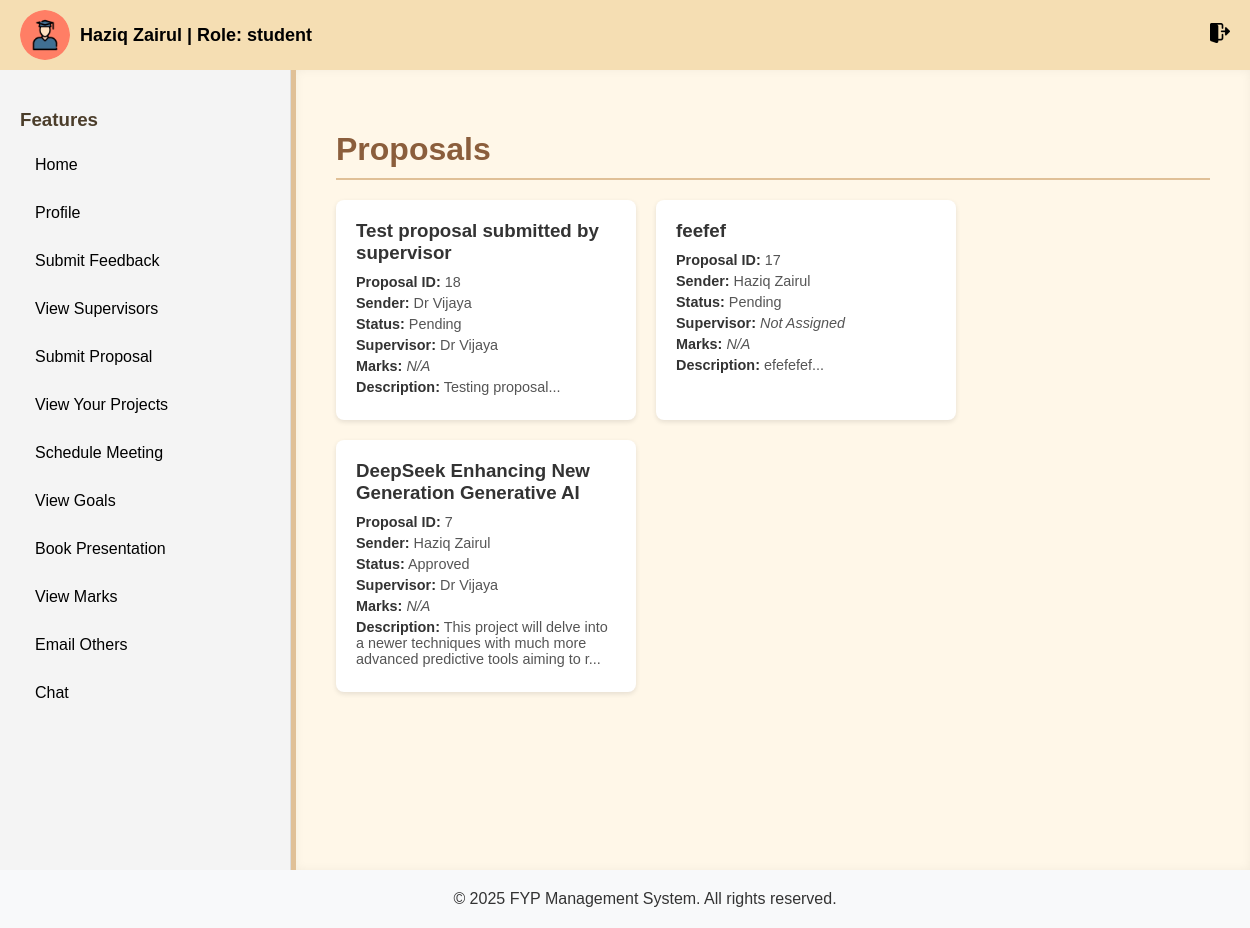
Page /moderator/view_proposals.php (signed in) on the committed database.
### tables this page shows
CREATE TABLE `proposal` (
  `proposal_id` int(11) NOT NULL,
  `sender_id` int(11) DEFAULT NULL,
  `title` varchar(255) NOT NULL,
  `description` text NOT NULL,
  `status` enum('pending','approved','rejected','assigned') NOT NULL,
  `created_at` timestamp NOT NULL DEFAULT current_timestamp(),
  `updated_at` timestamp NOT NULL DEFAULT current_timestamp() ON UPDATE current_timestamp(),
  `assigned_sv` int(11) DEFAULT 0,
  `marks` int(3) DEFAULT NULL
);

CREATE TABLE `users` (
  `id` int(11) NOT NULL,
  `first_name` varchar(255) NOT NULL,
  `last_name` varchar(255) NOT NULL,
  `email` varchar(255) NOT NULL,
  `student_id` varchar(255) NOT NULL,
  `password` varchar(255) NOT NULL,
  `role` enum('student','moderator','admin','supervisor') NOT NULL DEFAULT 'student',
  `created_at` timestamp NOT NULL DEFAULT current_timestamp(),
  `status` enum('active','suspended') DEFAULT 'active'
);

### moderator/view_proposals.php (the view, shortened to what this page needs)
<?php
include '../db_connection.php';
$query = "SELECT
            p.proposal_id,
            u1.first_name AS sender_first_name,
            u1.last_name AS sender_last_name,
            p.title,
            p.description,
            p.status,
            u2.first_name AS sv_first_name,
            u2.last_name AS sv_last_name,
            p.marks
          FROM proposal p
          JOIN users u1 ON p.sender_id = u1.id
          LEFT JOIN users u2 ON p.assigned_sv = u2.id
          ORDER BY p.proposal_id DESC";
$result = $conn->query($query);
$proposals = [];
if ($result->num_rows > 0) {
    while ($row = $result->fetch_assoc()) {
        $proposals[] = $row;
    }
}
?>
<!DOCTYPE html>
<html lang="en">
<head>
    <link rel="stylesheet" href="../css/dashboard.css">
    <link rel="stylesheet" href="../css/header.css">
</head>
<body>
    <?php include '../includes/header.php'; ?>
    <div class="dashboard-container">
        <?php include '../includes/sidebar.php'; ?>
        <div class="dashboard-main">
            <h1>Proposals</h1>
            <div class="proposals-container">
                <?php if (!empty($proposals)): ?>
                    <?php foreach ($proposals as $proposal): ?>
                        <div class="proposal-tile">
                            <h3><?php echo htmlspecialchars($proposal['title']); ?></h3>
                            <p><strong>Proposal ID:</strong> <?php echo htmlspecialchars($proposal['proposal_id']); ?></p>
                            <p><strong>Sender:</strong> <?php echo htmlspecialchars($proposal['sender_first_name']) . ' ' . htmlspecialchars($proposal['sender_last_name']); ?></p>
                            <p><strong>Status:</strong> <?php echo ucfirst(htmlspecialchars($proposal['status'])); ?></p>
                            <p><strong>Supervisor:</strong> <?php
                                echo $proposal['sv_first_name'] && $proposal['sv_last_name']
                                    ? htmlspecialchars($proposal['sv_first_name']) . ' ' . htmlspecialchars($proposal['sv_last_name'])
                                    : '<em>Not Assigned</em>';
                            ?></p>
                            <p><strong>Marks:</strong> <?php echo $proposal['marks'] !== null ? htmlspecialchars($proposal['marks']) : '<em>N/A</em>'; ?></p>
                            <p><strong>Description:</strong> <?php echo htmlspecialchars(substr($proposal['description'], 0, 100)) . '...'; ?></p>
                        </div>
                    <?php endforeach; ?>
                <?php else: ?>
                    <p>No proposals available.</p>
                <?php endif; ?>
            </div>
        </div>
    </div>
    <?php include '../footer.php'; ?>
</body>
</html>

### css/dashboard.css (style rules this page uses)
body, html { margin: 0; padding: 0; min-height: 100vh; display: flex; flex-direction: column; }
.dashboard-container { display: flex; flex: 1; min-height: 0; }
.dashboard-main { flex: 1; padding: 20px; overflow-y: auto; }
html, body { margin: 0; padding: 0; height: 100%; display: flex; flex-direction: column; }
.dashboard-main { flex: 1; padding: 20px; }
.dashboard-main h1 { margin-bottom: 20px; }
body { font-family: Arial, sans-serif; margin: 0; padding: 0; background-color: #fdf5e6; color: #4b3d2a; }
.dashboard-container { display: flex; min-height: 100vh; }
.dashboard-main { flex: 1; padding: 40px; background-color: #fff7e8; border-left: 5px solid #e0c097; box-shadow: inset 0 0 10px rgba(0, 0, 0, 0.05); }
.dashboard-main h1 { color: #8b5e3c; border-bottom: 2px solid #e0c097; padding-bottom: 10px; margin-bottom: 20px; }

### css/header.css (style rules this page uses)
body { margin: 0; font-family: Arial, sans-serif; }

### moderator/view_proposals.php (style rules this page uses)
.proposals-container { display: flex; flex-wrap: wrap; justify-content: flex-start; gap: 20px; margin-top: 20px; }
.proposal-tile { background-color: #fff; border-radius: 8px; box-shadow: 0 2px 5px rgba(0,0,0,0.1); padding: 20px; width: calc(33% - 20px); min-width: 300px; box-sizing: border-box; }
.proposal-tile h3 { margin-top: 0; margin-bottom: 10px; color: #333; }
.proposal-tile p { margin: 5px 0; color: #555; font-size: 0.9em; }
.proposal-tile p strong { font-weight: bold; color: #333; }

### rows in the picture
proposal: title "Test proposal submitted by supervisor", proposal_id "18", sender.first_name "Dr", sender.last_name "Vijaya", status "Pending", shows "N/A", description "Testing proposal"
proposal: title "feefef", proposal_id "17", sender.first_name "Haziq", sender.last_name "Zairul", status "Pending", shows "Not Assigned", shows "N/A", description "efefefef"
proposal: title "DeepSeek Enhancing New Generation Generative AI", proposal_id "7", sender.first_name "Haziq", sender.last_name "Zairul", status "Approved", users.first_name "Dr", users.last_name "Vijaya", shows "N/A", description "This project will delve into a newer techniques with much more advanced predictive tools aiming to r"

### other values in the picture
$name "Haziq Zairul"
$role "student"
